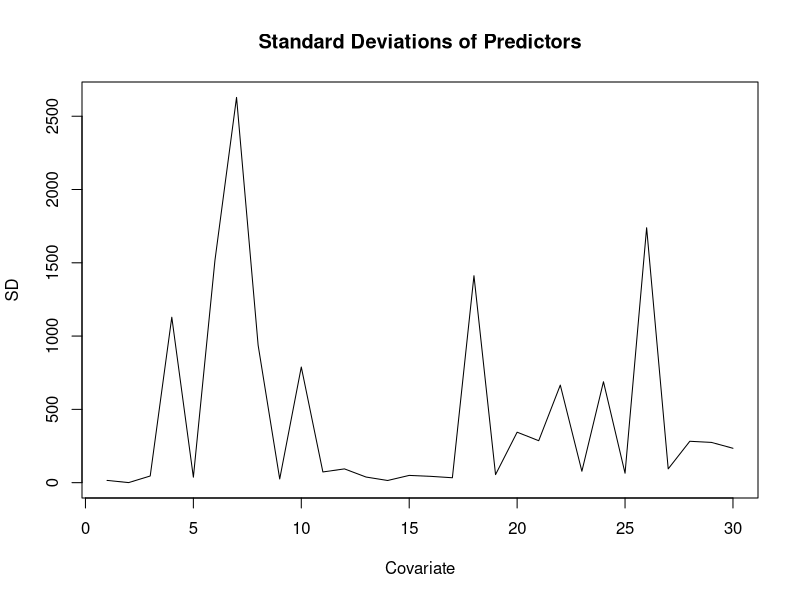
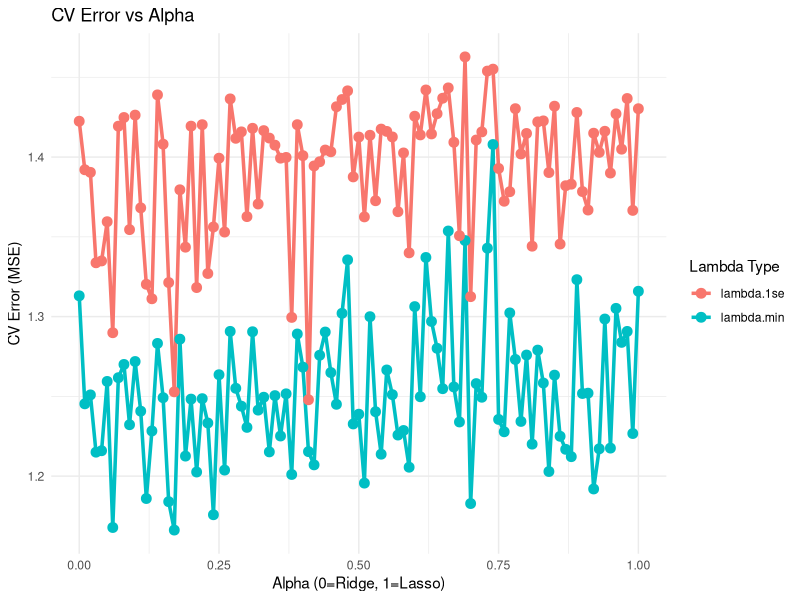
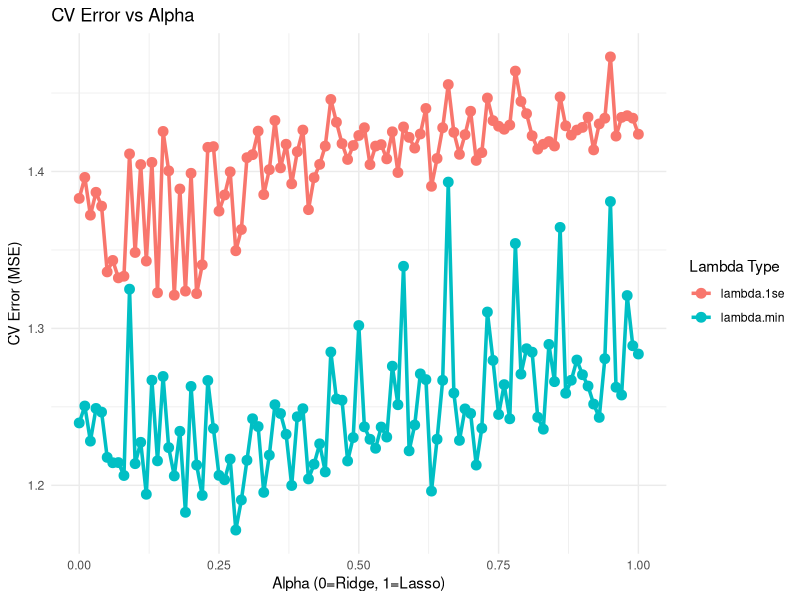
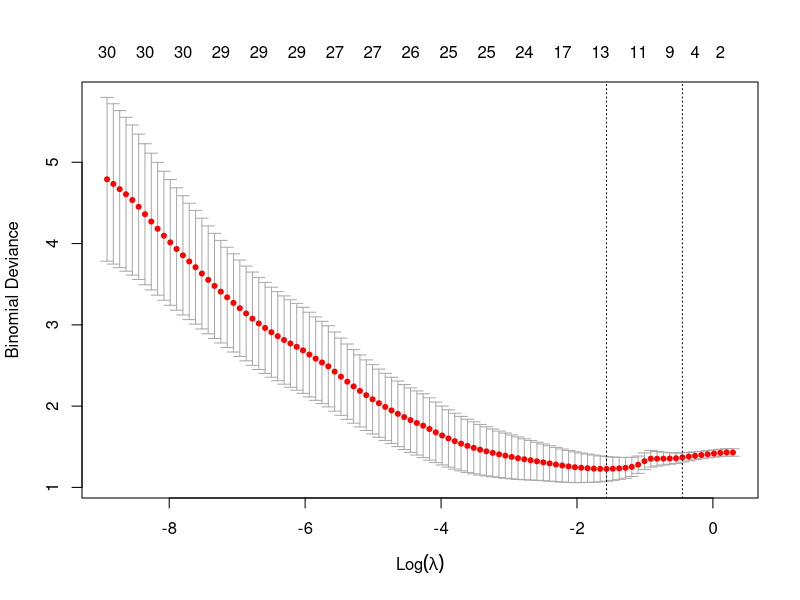
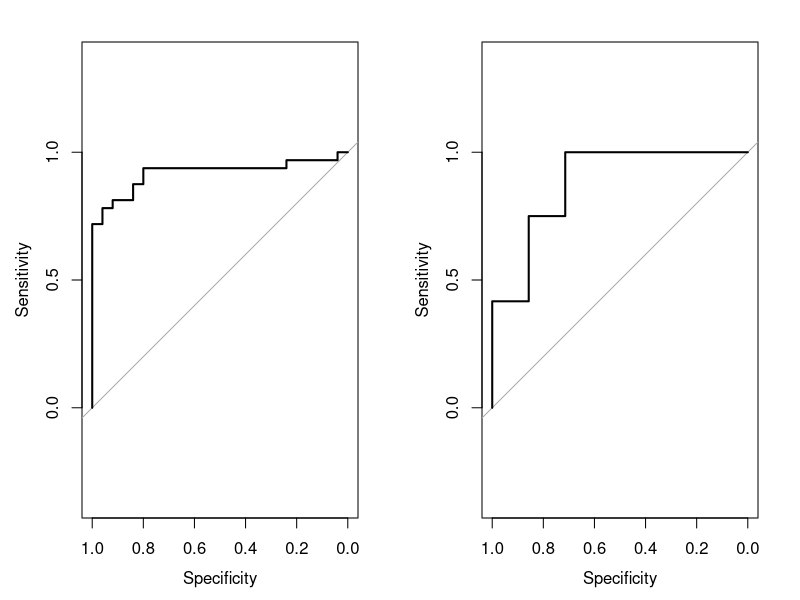
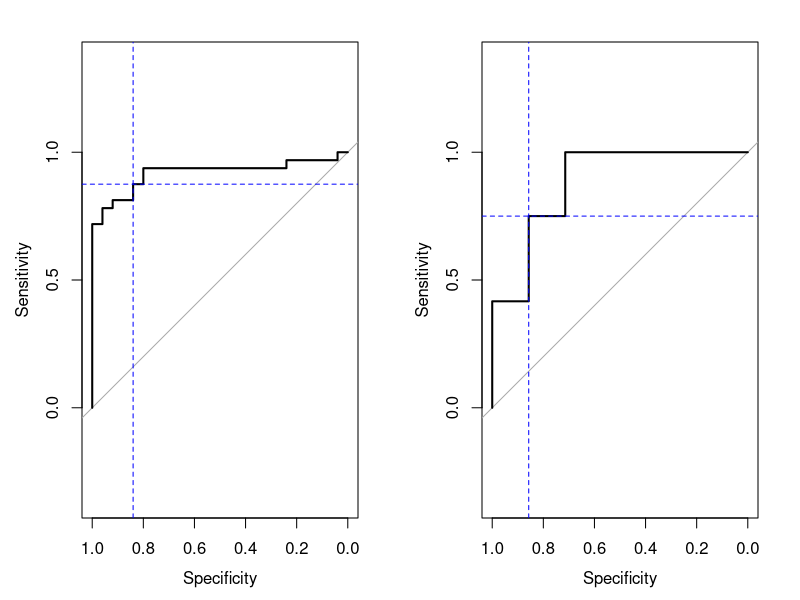
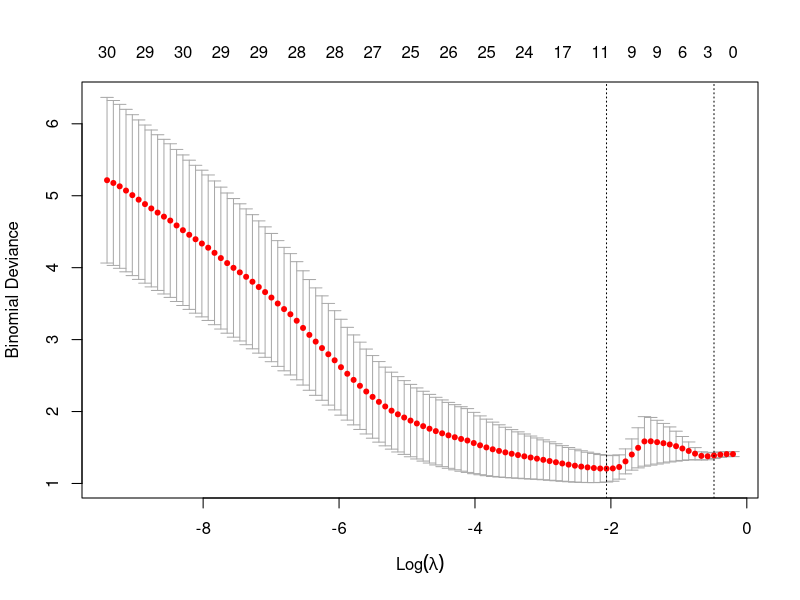

Recreate these plots in R, in order.
# === PACKAGES USED ========
library(readxl)
library(glmnet)
library(ggplot2)
library(GGally)
library(pROC)
library(MASS)

# === 1 | DATA CLEANING AND EDA ========
COV <- read_excel("Immunologic profiles of patients with COVID-19.xlsx")

View(COV)
str(COV)

#dataset contains measurements of 28 analytes (cytokines, chemokines, and acute phase proteins) from plasma samples of 76 COVID-19-positive patients. Response variable: disease progression/severity (binary, mild vs. severe)

table(COV$Severirty)

# Convert severity to a factor variable
#Severity <- ifelse(COV$Severirty == "Severe", 1, 0)
#table(Severity)

COV$Severity <- ifelse(COV$Severirty == "Severe", 1, 0)
table(COV$Severity) # 0 = mild, 1 = severe

# Remove Patient Number and Severity
COV <- COV[, !(names(COV) %in% c("Severirty", "Patient Number"))]
str(COV)

# Convert SEX to numeric
COV$SEX <- ifelse(COV$SEX == "F", 1, 0)
table(COV$SEX)  

dim(COV)       # 76 x 31
colnames(COV)  


# Feature Engineering ?????


# Create model matrix for glmnet including all effects (even quadratic?)
f0 <- lm(Severity ~ ., data = COV)
#f0 <- lm(Severity ~ .^2, data = COV)

X <- model.matrix(f0)[, -1]
dim(X)
colnames(X)
# X <- cbind(X,X[, 1:29]^2)

Y <- COV$Severity

# predictor standard deviations
plot(as.ts(apply(X, 2, sd)), xlab = "Covariate", ylab = "SD",
     main = "Standard Deviations of Predictors")
# very variable so thats why standardization is needed


# Create train (75%) & test (25%) sets
set.seed(1717)

test_index <- sample.int(nrow(X), round(nrow(X) * 0.25), replace = FALSE)
test_index

X_train <- X[-test_index, ]
Y_train <- Y[-test_index]
X_test <- X[test_index, ]
Y_test <- Y[test_index]

## Confirm class balance in train and test
table(Y_train)
table(Y_test)

# Grid search for optimal alpha value
# Perform grid search (modify to take a different n-value for cross validation)
alpha_search <- function (nfolds){
  alpha_grid <- seq(0, 1, .01)
  results <- data.frame()
  for (a in alpha_grid) {
  # Cross-validation for current alpha; accuracy measure is deviance since AUC could not be used due ot small number of observations per fold
  cv_model <- cv.glmnet(X_train, Y_train, 
                        alpha = a, 
                        nfolds = nfolds,
                        family = "binomial",
                        type.measure = "deviance") 
                        #keep = TRUE) # check if keep should be T or F
  
  # Store results
  results <- rbind(results, data.frame(
    alpha = a,
    lambda_min = cv_model$lambda.min,
    lambda_1se = cv_model$lambda.1se,
    cvm_min = min(cv_model$cvm),
    cvm_1se = cv_model$cvm[which(cv_model$lambda == cv_model$lambda.1se)]
  ))
  }
  return(results)
}
## Collect and print best alpha values automatically

alpha_10 <- alpha_search(10)
best_min_10 <- alpha_10$alpha[which.min(alpha_10$cvm_min)]
best_1se_10 <- alpha_10$alpha[which.min(alpha_10$cvm_1se)]

alpha_20 <- alpha_search(20)
best_min_20 <- alpha_20$alpha[which.min(alpha_20$cvm_min)]
best_1se_20 <- alpha_20$alpha[which.min(alpha_20$cvm_1se)]

# Visualize alpha grid search
ggplot(alpha_10, aes(x = alpha)) +
  geom_line(aes(y = cvm_min, color = "lambda.min"), size = 1.2) +
  geom_line(aes(y = cvm_1se, color = "lambda.1se"), size = 1.2) +
  geom_point(aes(y = cvm_min, color = "lambda.min"), size = 3) +
  geom_point(aes(y = cvm_1se, color = "lambda.1se"), size = 3) +
  labs(title = "CV Error vs Alpha",
       x = "Alpha (0=Ridge, 1=Lasso)",
       y = "CV Error (MSE)",
       color = "Lambda Type") +
  theme_minimal()

ggplot(alpha_20, aes(x = alpha)) +
  geom_line(aes(y = cvm_min, color = "lambda.min"), size = 1.2) +
  geom_line(aes(y = cvm_1se, color = "lambda.1se"), size = 1.2) +
  geom_point(aes(y = cvm_min, color = "lambda.min"), size = 3) +
  geom_point(aes(y = cvm_1se, color = "lambda.1se"), size = 3) +
  labs(title = "CV Error vs Alpha",
       x = "Alpha (0=Ridge, 1=Lasso)",
       y = "CV Error (MSE)",
       color = "Lambda Type") +
  theme_minimal()

## Decide between alpha values

## Create functions to streamline comparison between 10 and 20 folds
# Elastic net model with 10 folds
cv_10 <- cv.glmnet(X_train, Y_train, nfolds = 10, family = "binomial", alpha = best_min_10, type.measure = "deviance")
plot(cv_10)

prd_train <- predict(cv_10,newx = X_train, type = "response", s = cv_10$lambda.min)[, 1]
prd_test <- predict(cv_10,newx = X_test, type = "response", s = cv_10$lambda.min)[, 1]

# Testing prediction accuracy (Change plots to be made with ggplot and overlay curves)
par(mfrow=c(1,2))

AUC_train <- roc(Y_train, prd_train)
plot(AUC_train)

AUC_test <- roc(Y_test, prd_test)
plot(AUC_test)

# Check for performance of test set
max(cv_10$cvm)
which.max(cv_10$cvm)
cv_10$cvlo[which.max(cv_10$cvm)];cv_10$cvup[which.max(cv_10$cvm)]

# Determining cutoffs for sensitivity, specificity, and classification; make function to test both
cutoffs_snsp <- function(AUC) {
  snsp <- cbind(AUC$sensitivities, AUC$specificities)
  indx <- which.max(apply(snsp, 1, min))
  cutoff <- AUC$threshold[indx]
  return(cutoff)
}

cutoffs_snsp(AUC_train)
# Make confusion matrix?

# Training set
snsp_train <- cbind(AUC_train$sensitivities, AUC_train$specificities)
snsp_train

indx_train <- which.max(apply(snsp_train, 1, min))
indx_train
snsp_train[indx_train, ]

train_cutoff <- AUC_train$thresholds[indx_train]
train_cutoff

# Test set
snsp_test <- cbind(AUC_test$sensitivities, AUC_test$specificities)
snsp_test

indx_test <- which.max(apply(snsp_test, 1, min))
indx_test
snsp_test[indx_test, ]

test_cutoff <- AUC_test$thresholds[indx_test]
test_cutoff

# Make ggplot versions
par(mfrow=c(1,2))
plot(AUC_train)
abline(h=snsp_train[indx_train,1],v=snsp_train[indx_train,2], col='blue', lty=2)
plot(AUC_test)
abline(h=snsp_test[indx_test,1],v=snsp_test[indx_test,2], col='blue', lty=2)
par(mfrow=c(1,1))

## A function to compute Sensitivity and Specificity (probably remake function or extract SN and SP in a different way)
sn.sp <- function(mat){
  sn <- mat[2,2]/sum(mat[2,])
  sp <- mat[1,1]/sum(mat[1,])
  return(unlist(list(sensitivity=sn, specificity=sp)))
}

sn.sp(table(Y_train, yhat = as.numeric(prd_train > train_cutoff))) ## TRAIN SET
sn.sp(table(Y_test, yhat = as.numeric(prd_test > train_cutoff))) ## TEST SET
sn.sp(table(Y_test, yhat = as.numeric(prd_test > test_cutoff)))

# Variable selection
coef(cv_10, s = cv_10$lambda.min)
coef.min <- coef(cv_10,s = cv_10$lambda.min)[-1,1]
coef.min[coef.min!=0] 
names(coef.min[coef.min!=0])

# Provide ranking of top predictors

# Elastic net model with 20 folds
cv_20 <- cv.glmnet(X_train, Y_train, nfolds = 20, family = "binomial", alpha = best_min_20, type.measure = "deviance")
plot(cv_20)

coef(cv_20, s = cv_20$lambda.min)
coef.min <- coef(cv_20,s = cv_20$lambda.min)[-1,1]
coef.min[coef.min!=0]
